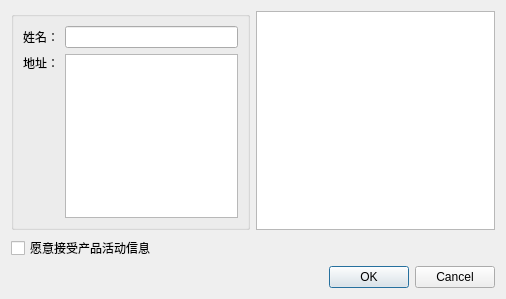
<?xml version="1.0" encoding="UTF-8"?>
<ui version="4.0">
 <class>OrderDialog</class>
 <widget class="QDialog" name="OrderDialog">
  <property name="geometry">
   <rect>
    <x>0</x>
    <y>0</y>
    <width>506</width>
    <height>299</height>
   </rect>
  </property>
  <property name="windowTitle">
   <string>Dialog</string>
  </property>
  <layout class="QVBoxLayout" name="verticalLayout">
   <item>
    <layout class="QHBoxLayout" name="horizontalLayout" stretch="1,1">
     <item>
      <widget class="QGroupBox" name="groupBox">
       <property name="title">
        <string/>
       </property>
       <layout class="QGridLayout" name="gridLayout">
        <item row="2" column="0">
         <spacer name="verticalSpacer">
          <property name="orientation">
           <enum>Qt::Vertical</enum>
          </property>
          <property name="sizeHint" stdset="0">
           <size>
            <width>20</width>
            <height>178</height>
           </size>
          </property>
         </spacer>
        </item>
        <item row="1" column="1" rowspan="2">
         <widget class="QTextEdit" name="textEditAddress"/>
        </item>
        <item row="1" column="0">
         <widget class="QLabel" name="label_2">
          <property name="text">
           <string>地址：</string>
          </property>
         </widget>
        </item>
        <item row="0" column="1">
         <widget class="QLineEdit" name="lineEditName"/>
        </item>
        <item row="0" column="0">
         <widget class="QLabel" name="label">
          <property name="text">
           <string>姓名：</string>
          </property>
         </widget>
        </item>
       </layout>
      </widget>
     </item>
     <item>
      <widget class="QTableWidget" name="tableWidget"/>
     </item>
    </layout>
   </item>
   <item>
    <widget class="QCheckBox" name="checkBox">
     <property name="text">
      <string>愿意接受产品活动信息</string>
     </property>
    </widget>
   </item>
   <item>
    <widget class="QDialogButtonBox" name="buttonBox">
     <property name="orientation">
      <enum>Qt::Horizontal</enum>
     </property>
     <property name="standardButtons">
      <set>QDialogButtonBox::Cancel|QDialogButtonBox::Ok</set>
     </property>
    </widget>
   </item>
  </layout>
 </widget>
 <resources/>
 <connections>
  <connection>
   <sender>buttonBox</sender>
   <signal>accepted()</signal>
   <receiver>OrderDialog</receiver>
   <slot>accept()</slot>
   <hints>
    <hint type="sourcelabel">
     <x>248</x>
     <y>254</y>
    </hint>
    <hint type="destinationlabel">
     <x>157</x>
     <y>274</y>
    </hint>
   </hints>
  </connection>
  <connection>
   <sender>buttonBox</sender>
   <signal>rejected()</signal>
   <receiver>OrderDialog</receiver>
   <slot>reject()</slot>
   <hints>
    <hint type="sourcelabel">
     <x>316</x>
     <y>260</y>
    </hint>
    <hint type="destinationlabel">
     <x>286</x>
     <y>274</y>
    </hint>
   </hints>
  </connection>
 </connections>
</ui>
